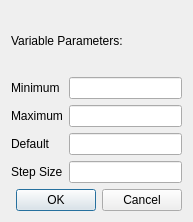
<?xml version="1.0" encoding="UTF-8"?>
<ui version="4.0">
 <class>OptionNumberEditor</class>
 <widget class="QDialog" name="OptionNumberEditor">
  <property name="geometry">
   <rect>
    <x>0</x>
    <y>0</y>
    <width>193</width>
    <height>222</height>
   </rect>
  </property>
  <property name="windowTitle">
   <string>Edit Numerical Limits</string>
  </property>
  <layout class="QVBoxLayout" name="verticalLayout">
   <item>
    <layout class="QGridLayout" name="gridLayout">
     <item row="1" column="0">
      <widget class="QLabel" name="label">
       <property name="text">
        <string>Minimum</string>
       </property>
      </widget>
     </item>
     <item row="1" column="1">
      <widget class="QLineEdit" name="minimumLineEdit"/>
     </item>
     <item row="2" column="0">
      <widget class="QLabel" name="label_2">
       <property name="text">
        <string>Maximum</string>
       </property>
      </widget>
     </item>
     <item row="2" column="1">
      <widget class="QLineEdit" name="maximumLineEdit"/>
     </item>
     <item row="3" column="0">
      <widget class="QLabel" name="label_3">
       <property name="text">
        <string>Default</string>
       </property>
      </widget>
     </item>
     <item row="3" column="1">
      <widget class="QLineEdit" name="defaultLineEdit"/>
     </item>
     <item row="4" column="0">
      <widget class="QLabel" name="label_4">
       <property name="text">
        <string>Step Size</string>
       </property>
      </widget>
     </item>
     <item row="4" column="1">
      <widget class="QLineEdit" name="stepSizeLineEdit"/>
     </item>
     <item row="0" column="0" colspan="2">
      <widget class="QLabel" name="label_5">
       <property name="text">
        <string>Variable Parameters:</string>
       </property>
      </widget>
     </item>
    </layout>
   </item>
   <item>
    <widget class="QDialogButtonBox" name="buttonBox">
     <property name="orientation">
      <enum>Qt::Horizontal</enum>
     </property>
     <property name="standardButtons">
      <set>QDialogButtonBox::Cancel|QDialogButtonBox::Ok</set>
     </property>
    </widget>
   </item>
  </layout>
 </widget>
 <resources/>
 <connections>
  <connection>
   <sender>buttonBox</sender>
   <signal>accepted()</signal>
   <receiver>OptionNumberEditor</receiver>
   <slot>accept()</slot>
   <hints>
    <hint type="sourcelabel">
     <x>248</x>
     <y>254</y>
    </hint>
    <hint type="destinationlabel">
     <x>157</x>
     <y>274</y>
    </hint>
   </hints>
  </connection>
  <connection>
   <sender>buttonBox</sender>
   <signal>rejected()</signal>
   <receiver>OptionNumberEditor</receiver>
   <slot>reject()</slot>
   <hints>
    <hint type="sourcelabel">
     <x>316</x>
     <y>260</y>
    </hint>
    <hint type="destinationlabel">
     <x>286</x>
     <y>274</y>
    </hint>
   </hints>
  </connection>
 </connections>
</ui>
